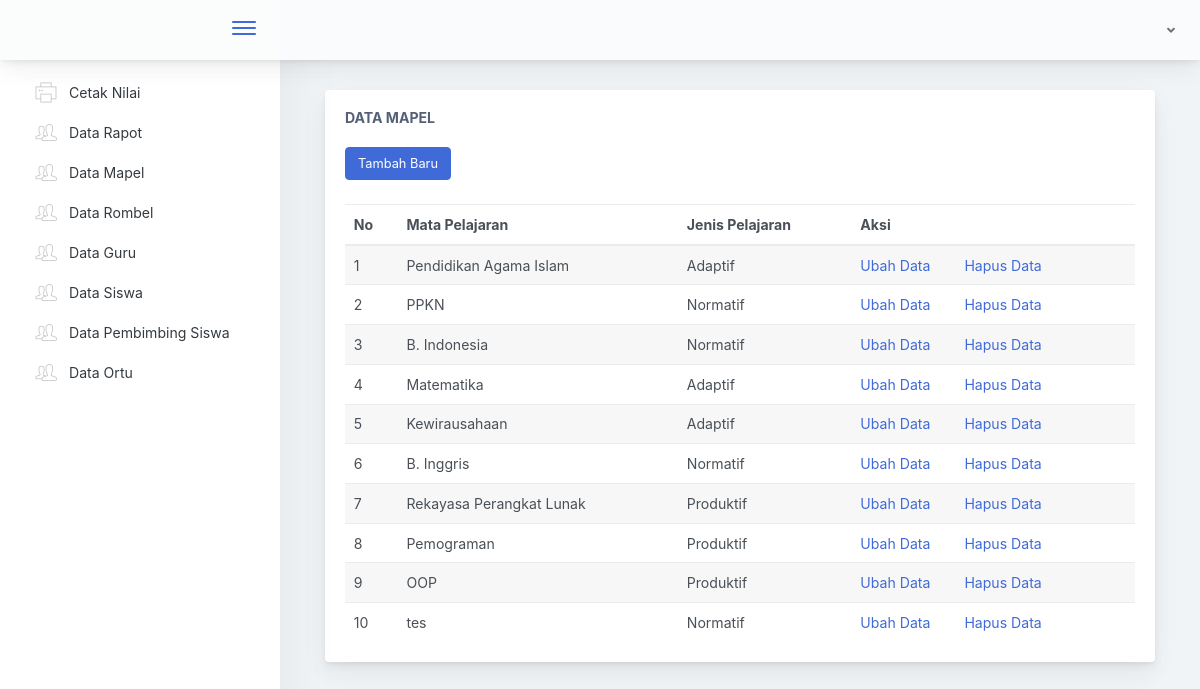
Before: /index.php/tu/mapel with the older database file.
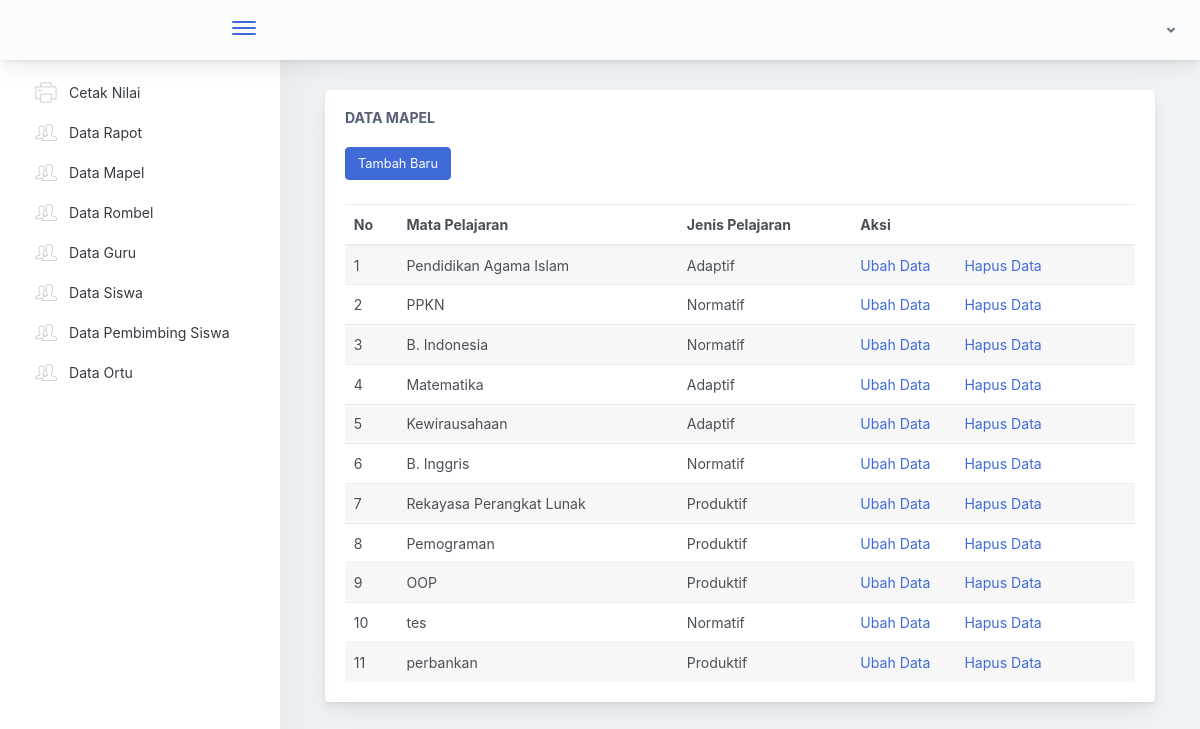
After: the same page with the newer database file.
### tables this page shows
CREATE TABLE `tb_mapel` (
  `id_mapel` int NOT NULL,
  `mapel` varchar(50) NOT NULL,
  `id_jenpel` int NOT NULL
);

CREATE TABLE `tb_jenpel` (
  `id_jenpel` int NOT NULL,
  `jenpel` varchar(55) NOT NULL
);

### application/controllers/Tu.php (called while the page is built, shortened)
<?php
class Tu extends CI_Controller {
  public function __construct()
  {
    $this->load->model('M_Nilai');
    $this->load->model('SaveModel');
    $this->load->model('TuModel');
    $this->load->library('form_validation');
  }
public function mapel()
{
  $data['dtmapel'] = $this->db->query("SELECT * FROM tb_mapel,tb_jenpel where tb_mapel.id_jenpel = tb_jenpel.id_jenpel")->result();
  $this->load->view('tu/mapel', $data);
}
}

### index.php (called while the page is built, shortened)
<?php
require_once BASEPATH.'core/CodeIgniter.php';

### application/views/tu/mapel.php (the view, shortened to what this page needs)
<!doctype html>
<html lang="en">
<head>
</head>
<body>
        <div class="app-main">
                <div class="app-main__outer">
                    <div class="app-main__inner">
                        <div class="col-lg-12">
                                <div class="main-card mb-3 card">
                                    <div class="card-body"><h5 class="card-title">Data Mapel</h5>
                                    <a href="<?= base_url('Tu/addmapel') ?>" class="btn btn-primary mt-2 mb-4">Tambah Baru</a>
                                        <table class="mb-0 table table-striped">
                                            <thead>
                                            <tr>
                                                <th>No</th>
                                                <th>Mata Pelajaran</th>
                                                <th>Jenis Pelajaran</th>
                                                <th>Aksi</th>
                                            </tr>
                                            </thead>
                                            <tbody>
                                                <?php
                                                $no = 1;
                                                foreach ($dtmapel as $key) {
                                                    ?>
                                            <tr>
                                                <td><?php echo $no++ ?></td>
                                                <td><?php echo $key->mapel ?></td>
                                                <td><?php echo $key->jenpel ?></td>
                                                <td>
                                                    <a href="<?php echo base_url('Tu/editmapel')?>/<?php echo $key->id_mapel?>" style="margin-right: 30px;">Ubah Data</a>
                                                    <a href="<?php echo base_url('Tu/hapusmapel')?>/<?php echo $key->id_mapel?>">Hapus Data</a>
                                                </td>
                                            </tr>
                                                <?php
                                            }
                                                ?>
                                            </tbody>
                                        </table>
                                    </div>
                                </div>
                            </div>
                        </div>
        </div>
    </div>
</body>
</html>

Changed rows visible on the page:
added tb_mapel: mapel "perbankan", id_jenpel.jenpel "Produktif"
